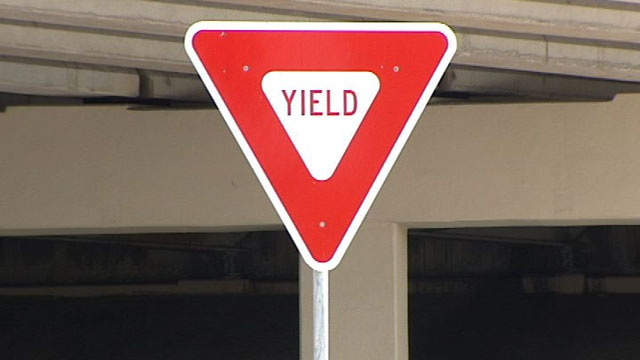
%> input picture yield.jpg, 640 x 360 px
$ octave houghLines.m   (GNU Octave 9; MATLAB toolbox functions it lacks are replaced by stand-ins)
%> lines starting %> are read from the running program, lines starting %| are printed output that depends on the picture; in (x1, y1, x2, y2) boxes, pixels count from 0 and x2, y2 are one past the last pixel; in counts of white or black regions, pixels touching at a corner belong together; the program's own positions count from 1
%Problem 5
%PLEASE READ before running this code
%Uncomment lines labeled depending on using stop.jpg or yield.jpg
%Correct edge detection will NOT SHOW if this is not done right
clear all
close all
%load image
%Uncomment line below for stop
%img = imread('stop.jpg');
%Uncomment line below for yield
img = imread('yield.jpg');
%> img is the input picture: size 360x640x3 uint8; mean R, G, B 120.8, 94.4, 85.7

% separate img into its red and blue layers
R = img(:,:,1);
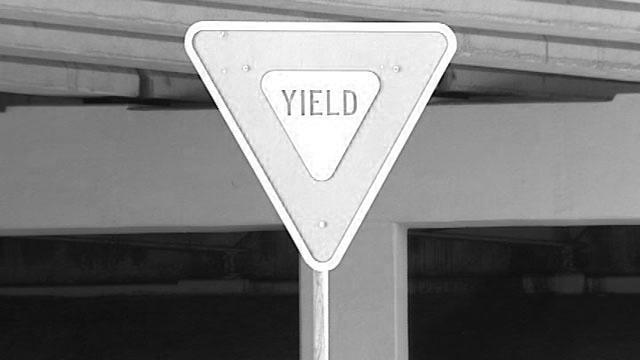
%> R: size 360x640 uint8; min 0, max 255, mean 120.8
G = img(:,:,2);
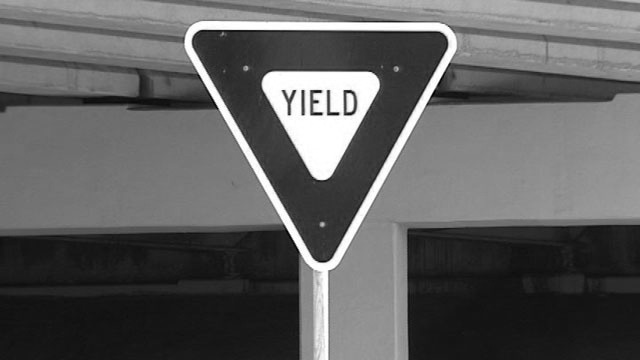
%> G: size 360x640 uint8; min 0, max 255, mean 94.4
B = img(:,:,3);
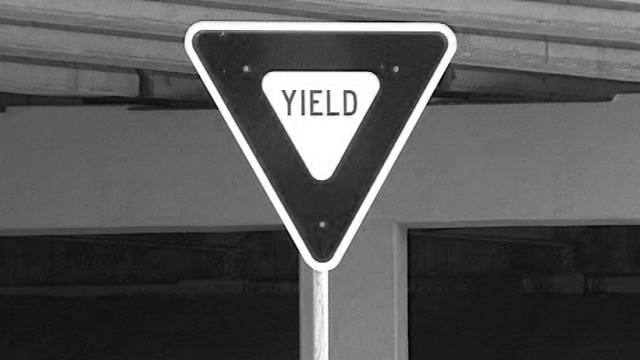
%> B: size 360x640 uint8; min 0, max 255, mean 85.7
%three differnt layers we can test out
%Uncomment one of these layers to find which one works best
layer1 = uint8(R-G);
%layer2 = uint8(R-B);
%later3 = uint8(G-B);
%Red Layer minus Blue layer works the best
%so uncomment layer1

%Step 1 find edge
%sobel to detect edge
detected_edge = edge(layer1,'sobel');
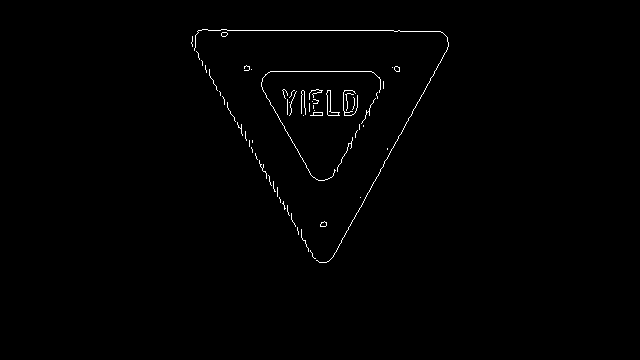
%> detected_edge: size 360x640 logical; 0.7% white in thin lines or dots, all inside (x1, y1, x2, y2) = (191, 29, 449, 263)
%uncomment line below for testing the detected edge
%imshow(detected_edge);

%Step 2 compute hough transform
[H, T, R] = hough(detected_edge);
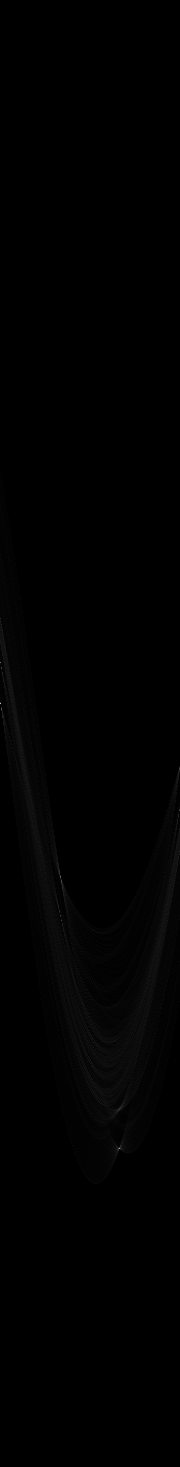
%> H: size 1467x180 double; min 0, max 186, mean 1.1
%> T = 180 values from -90 to 89; R = 1467 values from -733 to 733

%Step 3 Find the peaks of the transform: houghpeaks()
%Uncomment line below for stop.jpg
%P = houghpeaks(H,12,'threshold',ceil(0.3*max(H(:))));
%Uncomment line below for yield
P = houghpeaks(H,6,'threshold',ceil(0.25*max(H(:))));
%> P = [704 1; 1149 120; 663 1; 877 61; 916 61; 1110 119]

%Step 4 Find the lines associated with the transform: houghlines()
%Uncomment line below for stop
%hlines = houghlines(detected_edge,T,R,P,'FillGap',15,'MinLength',60);
%Uncomment line below for yield
hlines = houghlines(detected_edge,T,R,P,'FillGap',30,'MinLength',150);
%> hlines = 3 lines; point1 to point2 (x, y): (193, 47) to (315, 259), (332, 259) to (448, 50), (199, 31) to (400, 31)

%Step 5 Plot the lines
%only need point1 and point2
figure
subplot(2,2,1);
imshow(img)
title('Original Image');
subplot(2,2,2)
imshow(detected_edge)
title('Edge Detection on Red Layer Minus Green Layer');
subplot(2,2,3)
imshow(imadjust(mat2gray(H)),'XData',T,'YData',R,...
    'InitialMagnification','fit');
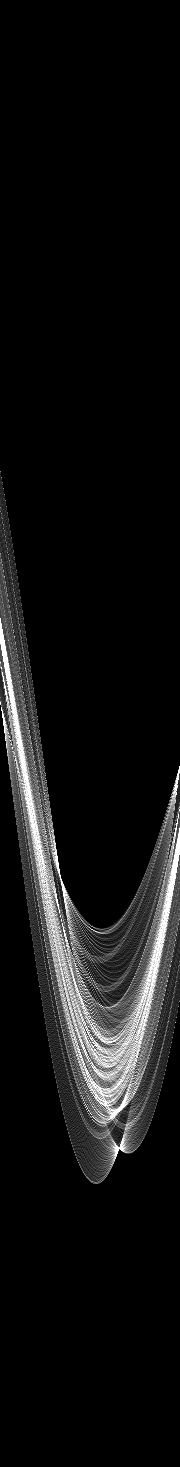
%> displayed picture: size 1467x180, on the screen's scale of 0 to 255; min 0, max 255, mean 18.1
xlabel('\theta (degrees)');
ylabel('\rho (pixels)');
axis on
axis normal
title('Hough Transform as Image');
colorbar;
subplot(2,2,4)
imshow(img)
title('Lines Superimposed on Original Image');
hold on;

% superimpose lines onto original image
%Reference: http://www.mathworks.com/help/images/ref/houghlines.html
max_len = 0;
for k = 1:length(hlines)
   xy = [hlines(k).point1; hlines(k).point2];
   plot(xy(:,1),xy(:,2),'LineWidth',3,'Color','green');

   % Plot beginnings and ends of lines
   plot(xy(1,1),xy(1,2),'x','LineWidth',3,'Color','yellow');
   plot(xy(2,1),xy(2,2),'x','LineWidth',3,'Color','red');

   % Determine the endpoints of the longest line segment
   len = norm(hlines(k).point1 - hlines(k).point2);
   if ( len > max_len)
      max_len = len;
      xy_long = xy;
   end
end
%> this loop made 3 passes
%> (len, max_len, xy_long) on passes 1 to 3: (201, 201, [199 31; 400 31]), (239, 239, [332 259; 448 50]), (244.6, 244.6, [193 47; 315 259])
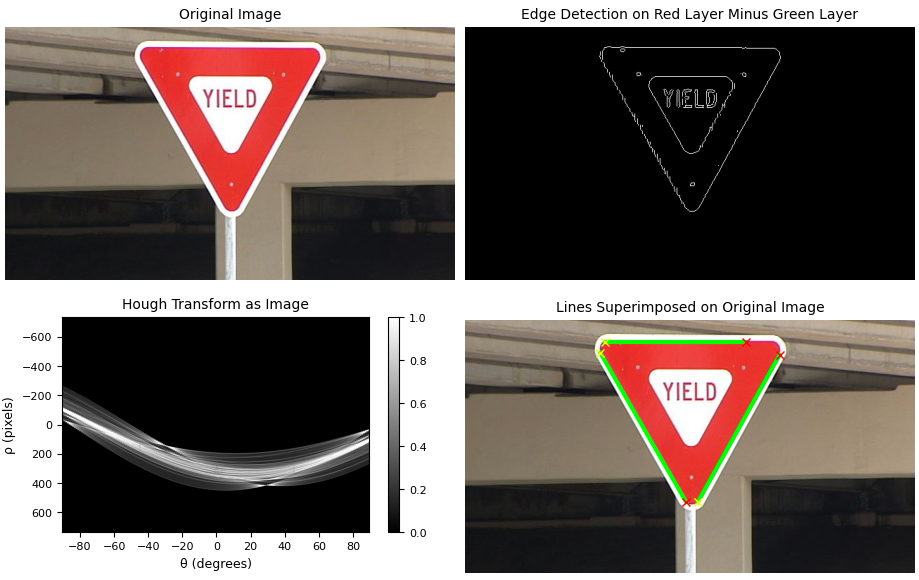
%> figure redrawn from the program's plot data, 4 panels
%To highlight the longest line segment
%Uncomment line below
%Longest line will be higglighted in blue
%plot(xy_long(:,1),xy_long(:,2),'LineWidth',3,'Color','blue');
